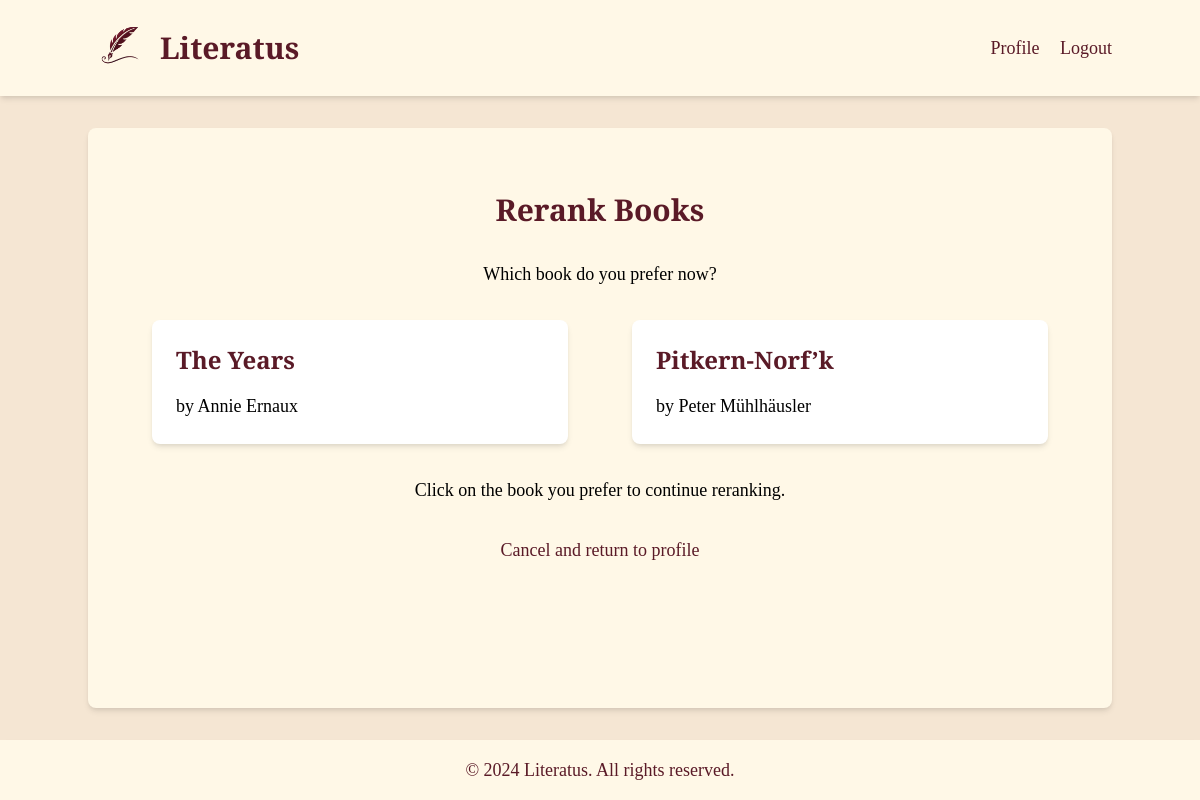
Screenshot of /initiate_rerank/2 (signed in) with the database file from the repository.
### app.py (models this page shows)
class Book(db.Model):
    id = db.Column(db.Integer, primary_key=True)
    title = db.Column(db.String(200), nullable=False)
    author = db.Column(db.String(100), nullable=False)
    sentiment = db.Column(db.String(20), nullable=False)
    position = db.Column(db.Integer, nullable=False)
    user_id = db.Column(db.Integer, db.ForeignKey('user.id'), nullable=False)

### app.py (the view)
@app.route('/initiate_rerank/<int:book_id>')
@login_required
def initiate_rerank(book_id):
    book_to_rerank = Book.query.get_or_404(book_id)
    if book_to_rerank.user_id != current_user.id:
        flash('You do not have permission to rerank this book.')
        return redirect(url_for('profile'))
    books_to_compare = Book.query.filter_by(user_id=current_user.id, sentiment=book_to_rerank.sentiment).order_by(
        Book.position).all()
    books_to_compare = [book for book in books_to_compare if book.id != book_to_rerank.id]
    if not books_to_compare:
        flash('No other books to compare for reranking.')
        return redirect(url_for('profile'))
    session['books_to_compare'] = [book.id for book in books_to_compare]
    session['comparison_index'] = len(books_to_compare) // 2
    session['book_to_rerank_id'] = book_to_rerank.id
    compared_book = books_to_compare[session['comparison_index']]
    return render_template('rerank_book.html', book_to_rerank=book_to_rerank, compared_book=compared_book)

### app.py (called while the page is built)
@login_manager.user_loader
def load_user(user_id):
    return User.query.get(int(user_id))

### templates/rerank_book.html (shortened to what this page needs)
{% extends "layout.html" %}
{% block content %}
<div class="max-w-4xl mx-auto text-center py-8">
    <h1 class="text-3xl font-bold mb-8 text-maroon font-title">Rerank Books</h1>
    <p class="mb-8">Which book do you prefer now?</p>
    <div class="flex justify-center space-x-16 mb-8">
        <form action="{{ url_for('rerank_book') }}" method="post" class="w-1/2">
            <button type="submit" class="w-full bg-white p-6 rounded-lg shadow-md hover:shadow-lg transition duration-300 text-left">
                <h2 class="text-2xl font-semibold mb-4 text-maroon font-title">{{ book_to_rerank.title }}</h2>
                <p>by {{ book_to_rerank.author }}</p>
            </button>
        </form>
        <form action="{{ url_for('rerank_book') }}" method="post" class="w-1/2">
            <button type="submit" class="w-full bg-white p-6 rounded-lg shadow-md hover:shadow-lg transition duration-300 text-left">
                <h2 class="text-2xl font-semibold mb-4 text-maroon font-title">{{ compared_book.title }}</h2>
                <p>by {{ compared_book.author }}</p>
            </button>
        </form>
    </div>
    <p class="mb-8">Click on the book you prefer to continue reranking.</p>
    <div class="mt-8">
        <a href="{{ url_for('profile') }}" class="text-maroon hover:underline">Cancel and return to profile</a>
    </div>
</div>
{% endblock %}

### templates/layout.html (style rules this page uses)
body { background-color: #F5E6D3; font-family: 'EB Garamond', serif; }
.text-maroon { color: #5A1A27; }
h1, h2, h3, h4, h5, h6, .font-title { font-family: 'Playfair Display', serif; }

### rows the page displays
Book: title "The Years", author "Annie Ernaux"
Book: title "Pitkern-Norf’k", author "Peter Mühlhäusler"
